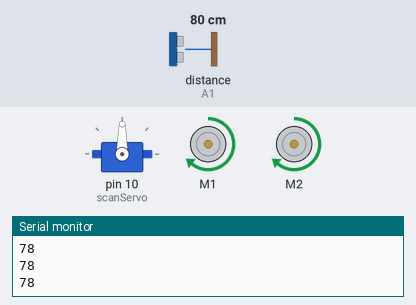
Bench run of a sketch on a simulated Arduino Uno, built with avr-gcc and run on an emulated ATmega328P. Shown: servo, 2 × DC motor (green arrow = forward, orange = backward, longer = faster), the last lines printed to the serial monitor. Wiring (inferred from the names in the program): ultrasonic range finder: trigger A0; echo A1. The test bench sets the inputs (shaded band); at power-on: distance to the obstacle (sensor on A1) 80 cm. The echo pulse lasts 58.3 µs per cm.

Above: at 1.5 s.
1.6 s: distance to the obstacle (sensor on A1) set to 23 cm
3.1 s: distance to the obstacle (sensor on A1) set to 19 cm
At 4.5 s:
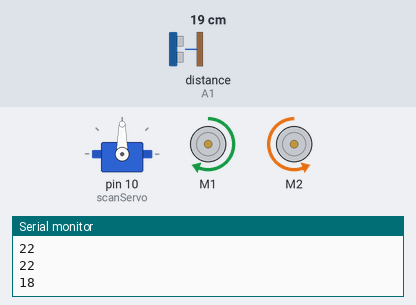
6.1 s: distance to the obstacle (sensor on A1) set to 2 cm
At 6.6 s:
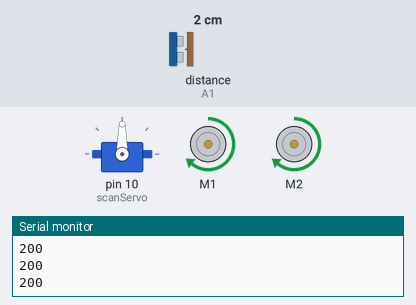
7.7 s: distance to the obstacle (sensor on A1) set to 4 cm
9.2 s: distance to the obstacle (sensor on A1) set to 7 cm
At 10.43 s:
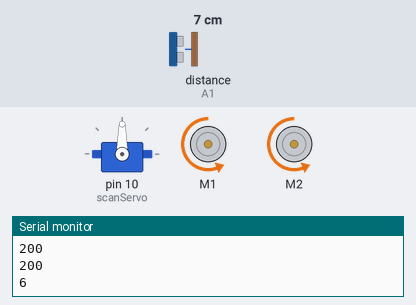
Timing chart, 0 to 13.2 s (numbered marks = the images above; inputs shaded):
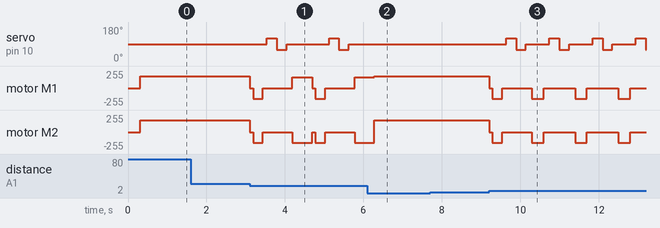

The sketch:

Obstacle_Avoidance_Robot.ino
```cpp
#include <AFMotor.h>
#include <Servo.h>
#include <SoftwareSerial.h>

//BLUETOOTH SERIAL
SoftwareSerial BT(A2, A3);  // RX=A2, TX=A3

//Ultrasonic Pins
#define TRIG A0
#define ECHO A1

//Servo
Servo scanServo;   // D10

//Motors
AF_DCMotor leftMotor(1);
AF_DCMotor rightMotor(2);

//Modes
#define AUTONOMOUS 1
#define MANUAL     2

int currentMode = AUTONOMOUS;

//Manual control timing
char manualCmd = 'S';
unsigned long manualCmdEndTime = 0;

const unsigned long MANUAL_MOVE_TIME = 300;  // 0.3 seconds
const unsigned long TURN_TIME = 350;         // approx 60 degrees turn

// Speeds
int forwardSpeed = 180;
int turnSpeed    = 160;
int reverseSpeed = 160;

// Distance
int detectDistance = 20;
int tightSpace     = 15;


//  ULTRASONIC FUNCTIONS

long getRawDistance() {

  digitalWrite(TRIG, LOW);
  delayMicroseconds(2);
  digitalWrite(TRIG, HIGH);
  delayMicroseconds(10);
  digitalWrite(TRIG, LOW);

  long duration = pulseIn(ECHO, HIGH, 25000);
  if (duration == 0) return -1;
  return duration * 0.034 / 2;
}

long getDistance() {
  long d = getRawDistance();
  if (d < 0 || d > 150 || d < 5) return 200;
  return d;
}


// MOTOR FUNCTIONS

void forward() {
  leftMotor.setSpeed(forwardSpeed);
  rightMotor.setSpeed(forwardSpeed);
  leftMotor.run(FORWARD);
  rightMotor.run(FORWARD);
}

void backward() {
  leftMotor.setSpeed(reverseSpeed);
  rightMotor.setSpeed(reverseSpeed);
  leftMotor.run(BACKWARD);
  rightMotor.run(BACKWARD);
}

void turnLeft() {
  leftMotor.setSpeed(turnSpeed);
  rightMotor.setSpeed(turnSpeed);
  leftMotor.run(BACKWARD);
  rightMotor.run(FORWARD);
}

void turnRight() {
  leftMotor.setSpeed(turnSpeed);
  rightMotor.setSpeed(turnSpeed);
  leftMotor.run(FORWARD);
  rightMotor.run(BACKWARD);
}

void stopRobot() {
  leftMotor.run(RELEASE);
  rightMotor.run(RELEASE);
}


// SERVO SCAN

void scanSides(long &leftDist, long &rightDist) {

  scanServo.write(120);
  delay(250);
  leftDist = getDistance();

  scanServo.write(60);
  delay(250);
  rightDist = getDistance();

  scanServo.write(90);
  delay(150);
}


// AUTONOMOUS MODE

void autonomousMode() {

  long front = getDistance();
  Serial.println(front);

  if (front > detectDistance) {
    forward();
    return;
  }

  stopRobot();
  delay(80);

  backward();
  delay(250);
  stopRobot();
  delay(100);

  long leftDist, rightDist;
  scanSides(leftDist, rightDist);
  if (leftDist < tightSpace && rightDist < tightSpace) {
    while (true) {
      backward();
      delay(300);
      stopRobot();
      delay(150);
      scanSides(leftDist, rightDist);
      if (leftDist > tightSpace || rightDist > tightSpace) break;
    }
    if (leftDist > rightDist) {
      turnLeft();
      delay(500);
    } else {
      turnRight();
      delay(500);
    }

    stopRobot();
    return;
  }

  if (leftDist > rightDist) {
    turnLeft();
    delay(500);
  } else {
    turnRight();
    delay(500);
  }
  stopRobot();
}


// SETUP

void setup() {

  Serial.begin(9600);
  BT.begin(9600);

  pinMode(TRIG, OUTPUT);
  pinMode(ECHO, INPUT);

  scanServo.attach(10);
  scanServo.write(90);
  delay(300);

  stopRobot();
}

// LOOP
void loop() {

  // READ BLUETOOTH
  if (BT.available()) {
    char c = BT.read();

    // Mode switching
    if (c == 'A') currentMode = AUTONOMOUS;
    if (c == 'M') currentMode = MANUAL;

    // Manual commands
    if (c=='F' || c=='B' || c=='L' || c=='R' || c=='S') {

      manualCmd = c;
      unsigned long now = millis();

      if (c == 'S') {
        stopRobot();  // stop immediately
        manualCmdEndTime = now;
      }
      else if (c == 'L' || c == 'R') {
        manualCmdEndTime = now + TURN_TIME;  // fixed 60° turning
      }
      else {
        manualCmdEndTime = now + MANUAL_MOVE_TIME; // forward/back for 0.3 sec
      }
    }
  }

  //  MANUAL MODE
  if (currentMode == MANUAL) {

    unsigned long now = millis();

    if (now < manualCmdEndTime) {
      if (manualCmd == 'F') forward();
      else if (manualCmd == 'B') backward();
      else if (manualCmd == 'L') turnLeft();
      else if (manualCmd == 'R') turnRight();
    }
    else {
      stopRobot();
    }

    return;
  }

  // ===== AUTONOMOUS MODE =====
  autonomousMode();
}
```

Measured:
- the behaviour switches between 22 and 21 cm on distance to the obstacle (sensor on A1) (found by bisection; images 0 and 1)
- the behaviour switches between 5 and 6 cm on distance to the obstacle (sensor on A1) (found by bisection; images 2 and 3)
- after the input at 3.1 s, servo on pin 10 (scanServo): 90° → 120° after 0.44 s, → 60° 0.25 s later, → 90° 0.25 s later, → 120° 1.1 s later, … (6 changes in this stretch)
- after the input at 6.1 s, servo on pin 10 (scanServo): stays 90° (without the input it goes to 120° after 0.61 s)
- after the input at 9.2 s, servo on pin 10 (scanServo): 90° → 120° after 0.44 s, then repeats every 1.1 s: 60° 0.25 s, 90° 0.60 s, 120° 0.25 s; motor M1, motor M2: forward 180/255 → stopped at once, then repeats every 1.0 s: backward 160/255 0.25 s, stopped 0.75 s
